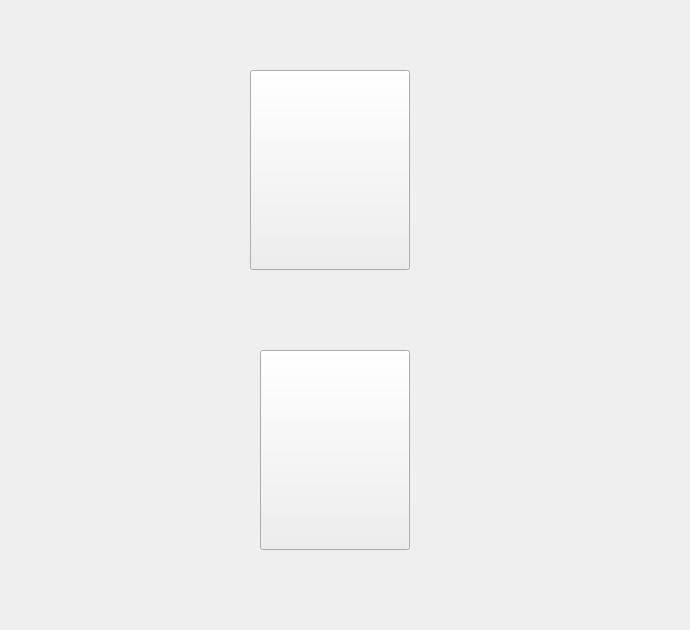
<?xml version="1.0" encoding="UTF-8"?>
<ui version="4.0">
 <class>Login_Widget</class>
 <widget class="QWidget" name="Login_Widget">
  <property name="geometry">
   <rect>
    <x>0</x>
    <y>0</y>
    <width>690</width>
    <height>630</height>
   </rect>
  </property>
  <property name="minimumSize">
   <size>
    <width>690</width>
    <height>630</height>
   </size>
  </property>
  <property name="windowTitle">
   <string>Form</string>
  </property>
  <widget class="QLabel" name="label">
   <property name="geometry">
    <rect>
     <x>590</x>
     <y>590</y>
     <width>61</width>
     <height>40</height>
    </rect>
   </property>
   <property name="styleSheet">
    <string notr="true">font: 20pt &quot;黑体&quot;;
border-image: url(:/backcaption.png);
color: rgb(0，0，0);</string>
   </property>
   <property name="text">
    <string/>
   </property>
  </widget>
  <widget class="QToolButton" name="toolButton">
   <property name="geometry">
    <rect>
     <x>250</x>
     <y>70</y>
     <width>160</width>
     <height>200</height>
    </rect>
   </property>
   <property name="minimumSize">
    <size>
     <width>120</width>
     <height>150</height>
    </size>
   </property>
   <property name="styleSheet">
    <string notr="true">border-image: url(:/decode_button.png);</string>
   </property>
   <property name="text">
    <string/>
   </property>
  </widget>
  <widget class="QToolButton" name="toolButton_2">
   <property name="geometry">
    <rect>
     <x>260</x>
     <y>350</y>
     <width>150</width>
     <height>200</height>
    </rect>
   </property>
   <property name="minimumSize">
    <size>
     <width>120</width>
     <height>160</height>
    </size>
   </property>
   <property name="styleSheet">
    <string notr="true">border-image: url(:/create_button.png);</string>
   </property>
   <property name="text">
    <string/>
   </property>
  </widget>
  <widget class="QLabel" name="label_2">
   <property name="geometry">
    <rect>
     <x>420</x>
     <y>340</y>
     <width>50</width>
     <height>225</height>
    </rect>
   </property>
   <property name="styleSheet">
    <string notr="true">font: 22pt &quot;黑体&quot;;
border-image: url(:/create_caption.png);</string>
   </property>
   <property name="text">
    <string/>
   </property>
   <property name="alignment">
    <set>Qt::AlignHCenter|Qt::AlignTop</set>
   </property>
   <property name="wordWrap">
    <bool>true</bool>
   </property>
  </widget>
  <widget class="QLabel" name="label_3">
   <property name="geometry">
    <rect>
     <x>420</x>
     <y>60</y>
     <width>50</width>
     <height>225</height>
    </rect>
   </property>
   <property name="styleSheet">
    <string notr="true">font: 22pt &quot;黑体&quot;;
border-image: url(:/open_caption.png);</string>
   </property>
   <property name="text">
    <string/>
   </property>
   <property name="alignment">
    <set>Qt::AlignHCenter|Qt::AlignTop</set>
   </property>
   <property name="wordWrap">
    <bool>true</bool>
   </property>
  </widget>
  <widget class="QLabel" name="label_4">
   <property name="geometry">
    <rect>
     <x>20</x>
     <y>0</y>
     <width>160</width>
     <height>500</height>
    </rect>
   </property>
   <property name="styleSheet">
    <string notr="true">border-image: url(:/Please_choose.png);</string>
   </property>
   <property name="text">
    <string/>
   </property>
  </widget>
 </widget>
 <resources/>
 <connections/>
</ui>
